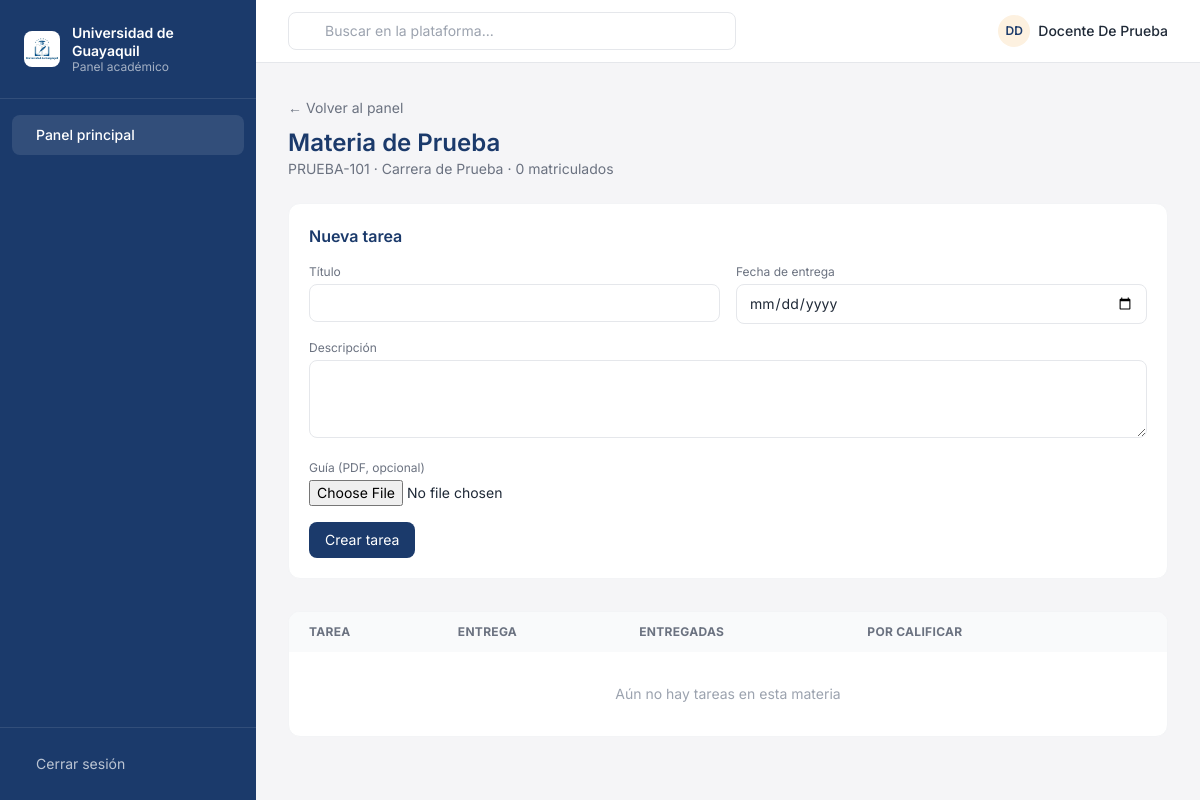
The app's page /docente/materia/1/tareas/ (signed in), older data.
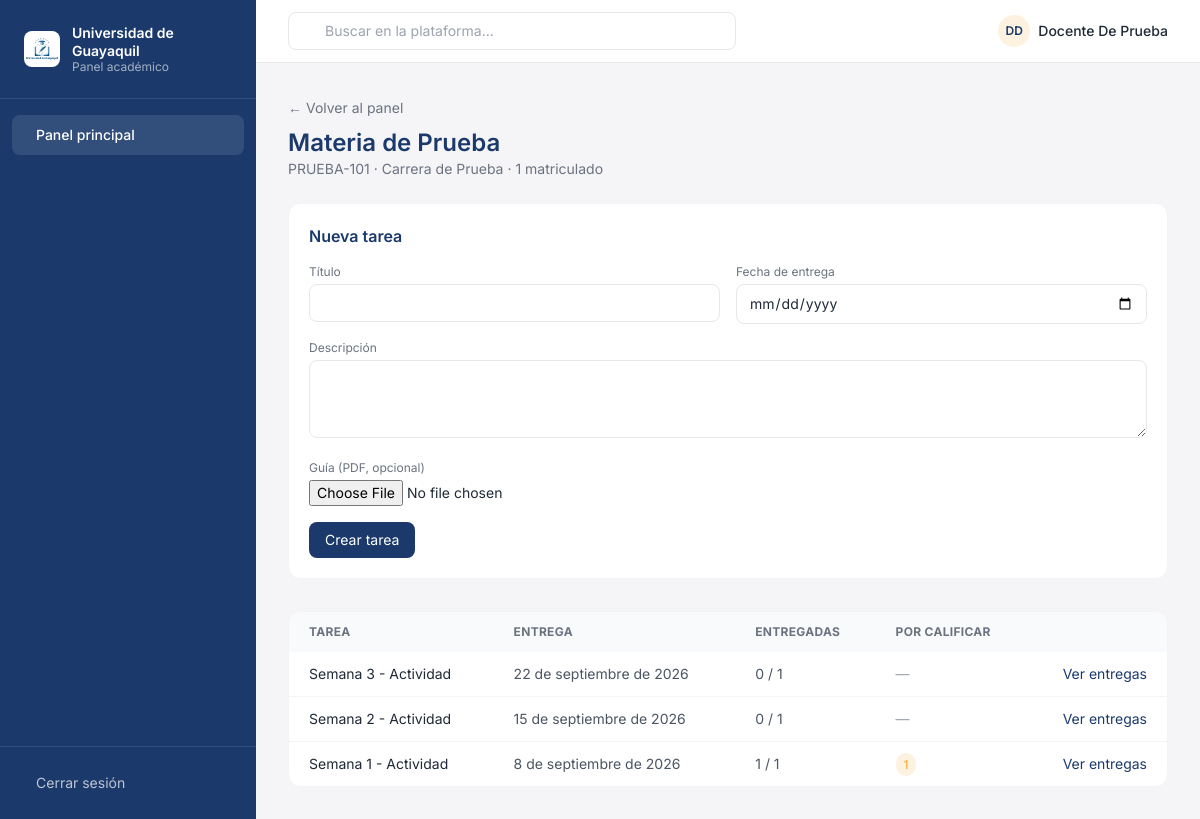
The same page, newer data.
### plataforma/models.py (models this page shows, shortened)
class Materia(models.Model):
    nombre = models.CharField(max_length=100)
    codigo = models.CharField(max_length=20, unique=True)
    carrera = models.ForeignKey(Carrera, on_delete=models.CASCADE, related_name='materias')
    creditos = models.IntegerField(default=4)
    descripcion = models.TextField(blank=True)
    profesor = models.CharField(max_length=100, blank=True)  # legado: se conserva por datos existentes
    docente = models.ForeignKey(
        'PerfilDocente',
        on_delete=models.SET_NULL,
        null=True,
        blank=True,
        related_name='materias'
    )
    class Meta:
        verbose_name_plural = "Materias"

class Carrera(models.Model):
    nombre = models.CharField(max_length=100)
    codigo = models.CharField(max_length=20, unique=True)
    descripcion = models.TextField(blank=True)
    creditos_totales = models.IntegerField(default=120)
    class Meta:
        verbose_name_plural = "Carreras"

class Tarea(models.Model):
    materia = models.ForeignKey(Materia, on_delete=models.CASCADE, related_name='tareas')
    actividad = models.ForeignKey(
        'ActividadPlanificada',
        on_delete=models.SET_NULL,
        null=True,
        blank=True,
        related_name='tareas',
        help_text="Actividad de la planificación de la que cuelga. Define su categoría y su parcial."
    )
    titulo = models.CharField(max_length=200)
    descripcion = models.TextField()
    fecha_asignacion = models.DateField(auto_now_add=True)
    fecha_entrega = models.DateField()
    pdf_guia = cloudinary.models.CloudinaryField('guias', null=True, blank=True)
    @property
    def parcial(self):
        """Parcial al que aporta esta tarea, si cuelga de la planificación."""
        return self.actividad.unidad.parcial if self.actividad else None
    class Meta:
        verbose_name_plural = "Tareas"

### plataforma/views.py (the view)
        def wrapper(request, *args, **kwargs):
            if not request.user.is_authenticated:
                return redirect('login')
            try:
                perfil = PerfilUsuario.objects.get(user=request.user)
                if perfil.rol not in roles_permitidos:
                    messages.error(request, "❌ No tienes permisos para acceder a esta sección")
                    return redirect('index')
            except PerfilUsuario.DoesNotExist:
                messages.error(request, "❌ Tu perfil no está configurado")
                return redirect('index')
            return view_func(request, *args, **kwargs)

### plataforma/views.py (called while the page is built)
def rol_requerido(*roles_permitidos):
    def decorator(view_func):
        def wrapper(request, *args, **kwargs):
            if not request.user.is_authenticated:
                return redirect('login')
            try:
                perfil = PerfilUsuario.objects.get(user=request.user)
                if perfil.rol not in roles_permitidos:
                    messages.error(request, "❌ No tienes permisos para acceder a esta sección")
                    return redirect('index')
            except PerfilUsuario.DoesNotExist:
                messages.error(request, "❌ Tu perfil no está configurado")
                return redirect('index')
            return view_func(request, *args, **kwargs)
        return wrapper
    return decorator

def _perfil_docente_o_none(user):
    return PerfilDocente.objects.select_related('carrera').filter(user=user).first()

def _materia_del_docente(user, materia_id):
    perfil = _perfil_docente_o_none(user)
    if not perfil:
        return None, None
    materia = Materia.objects.select_related('carrera').filter(id=materia_id, docente=perfil).first()
    return perfil, materia

### plataforma/templates/plataforma/docente_materia_tareas.html (shortened to what this page needs)
{% extends 'plataforma/base.html' %}
{% block sidebar_links %}{% include 'plataforma/_sidebar_docente.html' %}{% endblock %}
{% block content %}
<div class="mb-6">
  <a href="{% url 'dashboard_docente' %}" class="text-sm text-gray-500 hover:text-navy">← Volver al panel</a>
  <h1 class="text-2xl font-semibold text-navy mt-2">{{ materia.nombre }}</h1>
  <p class="text-sm text-gray-500">{{ materia.codigo }} · {{ materia.carrera.nombre }} · {{ total_matriculados }} matriculado{{ total_matriculados|pluralize:"s" }}</p>
</div>
<div class="bg-white rounded-xl border border-gray-100 p-5 mb-8">
  <h2 class="font-semibold text-navy mb-4">Nueva tarea</h2>
  <form method="post" enctype="multipart/form-data" class="grid grid-cols-1 sm:grid-cols-2 gap-4">
    <div>
      <label class="block text-xs text-gray-500 mb-1">Título</label>
      <input type="text" name="titulo" required class="w-full px-3 py-2 text-sm border border-gray-200 rounded-lg">
    </div>
    <div>
      <label class="block text-xs text-gray-500 mb-1">Fecha de entrega</label>
      <input type="date" name="fecha_entrega" required class="w-full px-3 py-2 text-sm border border-gray-200 rounded-lg">
    </div>
    <div class="sm:col-span-2">
      <label class="block text-xs text-gray-500 mb-1">Descripción</label>
      <textarea name="descripcion" rows="3" class="w-full px-3 py-2 text-sm border border-gray-200 rounded-lg"></textarea>
    </div>
    <div>
      <label class="block text-xs text-gray-500 mb-1">Guía (PDF, opcional)</label>
      <input type="file" name="pdf_guia" class="w-full text-sm">
    </div>
    <div class="sm:col-span-2">
      <button type="submit" class="px-4 py-2 text-sm bg-navy text-white rounded-lg hover:bg-navy-light">Crear tarea</button>
    </div>
  </form>
</div>
<div class="bg-white rounded-xl border border-gray-100 overflow-hidden">
  <table class="w-full text-sm">
    <thead class="bg-gray-50 text-left text-xs uppercase tracking-wide text-gray-500">
      <tr>
        <th class="px-5 py-3">Tarea</th>
        <th class="px-5 py-3">Entrega</th>
        <th class="px-5 py-3">Entregadas</th>
        <th class="px-5 py-3">Por calificar</th>
        <th class="px-5 py-3"></th>
      </tr>
    </thead>
    <tbody class="divide-y divide-gray-100">
      {% for fila in tareas %}
      <tr class="hover:bg-gray-50">
        <td class="px-5 py-3 text-gray-800">{{ fila.tarea.titulo }}</td>
        <td class="px-5 py-3 text-gray-600">{{ fila.tarea.fecha_entrega }}</td>
        <td class="px-5 py-3 text-gray-600">{{ fila.entregadas }} / {{ total_matriculados }}</td>
        <td class="px-5 py-3">
          {% if fila.por_calificar %}
            <span class="text-xs px-2 py-1 rounded-full bg-gold-light text-gold">{{ fila.por_calificar }}</span>
          {% else %}
            <span class="text-gray-400">—</span>
          {% endif %}
        </td>
        <td class="px-5 py-3 text-right">
          <a href="{% url 'docente_tarea_entregas' fila.tarea.id %}" class="text-navy hover:underline">Ver entregas</a>
        </td>
      </tr>
      {% empty %}
      <tr><td colspan="5" class="text-center px-5 py-8 text-gray-400">Aún no hay tareas en esta materia</td></tr>
      {% endfor %}
    </tbody>
  </table>
</div>
{% endblock %}

### plataforma/templates/plataforma/base.html (shortened to what this page needs)
{% load static %}
<!DOCTYPE html>
<html lang="es">
<head>
<script src="https://cdn.tailwindcss.com"></script>
<link rel="stylesheet" href="https://cdn.jsdelivr.net/npm/@tabler/icons-webfont@latest/dist/tabler-icons.min.css">
</head>
<body class="min-h-screen text-gray-800">
<div class="flex min-h-screen">
  <aside class="hidden md:flex md:flex-col w-64 bg-navy text-white shrink-0">
    <div class="flex items-center gap-3 px-6 py-6 border-b border-white/10">
      <img src="{% static 'images/logo.jpeg' %}" alt="Logo Universidad de Guayaquil" class="w-9 h-9 rounded-lg object-cover">
      <div>
        <p class="text-sm font-semibold leading-tight">Universidad de Guayaquil</p>
        <p class="text-xs text-white/60 leading-tight">Panel {{ user_role|default:"académico" }}</p>
      </div>
    </div>
    <nav class="flex-1 px-3 py-4 space-y-1 text-sm">
      {% block sidebar_links %}{% endblock %}
    </nav>
    <div class="px-3 py-4 border-t border-white/10 space-y-1 text-sm">
      <a href="{% url 'logout' %}" class="flex items-center gap-3 px-3 py-2.5 rounded-lg hover:bg-white/10 transition-colors text-white/70">
         Cerrar sesión
      </a>
    </div>
  </aside>
  <div class="flex-1 flex flex-col min-w-0">
    <header class="flex items-center justify-between bg-white border-b border-gray-200 px-4 md:px-8 py-3 sticky top-0 z-10">
      <div class="flex-1 max-w-md hidden sm:block">
        <div class="relative">
          <input type="text" placeholder="Buscar en la plataforma..."
                 class="w-full pl-9 pr-3 py-2 text-sm border border-gray-200 rounded-lg focus:outline-none focus:ring-2 focus:ring-navy-light/30">
        </div>
      </div>
      <div class="flex items-center gap-4">
        <div class="flex items-center gap-2">
          <div class="w-8 h-8 rounded-full bg-gold-light flex items-center justify-center text-navy text-xs font-semibold">
            {{ request.user.first_name|slice:":1"|upper }}{{ request.user.last_name|slice:":1"|upper }}
          </div>
          <span class="hidden sm:block text-sm font-medium">{{ request.user.get_full_name|default:request.user.username }}</span>
        </div>
      </div>
    </header>
    <main class="flex-1 p-4 md:p-8">
      {% block content %}{% endblock %}
    </main>
  </div>
</div>
</body>
</html>

### plataforma/templates/plataforma/_sidebar_docente.html (shortened to what this page needs)
{% with url_name=request.resolver_match.url_name %}
<a href="{% url 'dashboard_docente' %}"
   class="flex items-center gap-3 px-3 py-2.5 rounded-lg hover:bg-white/10 transition-colors {% if 'docente' in url_name %}bg-white/10 font-medium{% endif %}">
   Panel principal
</a>
{% endwith %}

### plataforma/templates/plataforma/base.html (style rules this page uses)
body { font-family: 'Inter', sans-serif; background-color: #F5F5F7; }

Row changes from the older to the newer data that the page shows:
added Tarea: tarea.titulo "Semana 3 - Actividad", tarea.fecha_entrega "22 de septiembre de 2026", entregadas "0", materia "1"
added Tarea: tarea.titulo "Semana 2 - Actividad", tarea.fecha_entrega "15 de septiembre de 2026", entregadas "0", materia "1"
added Tarea: tarea.titulo "Semana 1 - Actividad", tarea.fecha_entrega "8 de septiembre de 2026", entregadas "1", total_matriculados "1", por_calificar "1"
Text that changed along with them:
{{ total_matriculados }}: "0" → "1"
text no longer shown: "Aún no hay tareas en esta materia"
